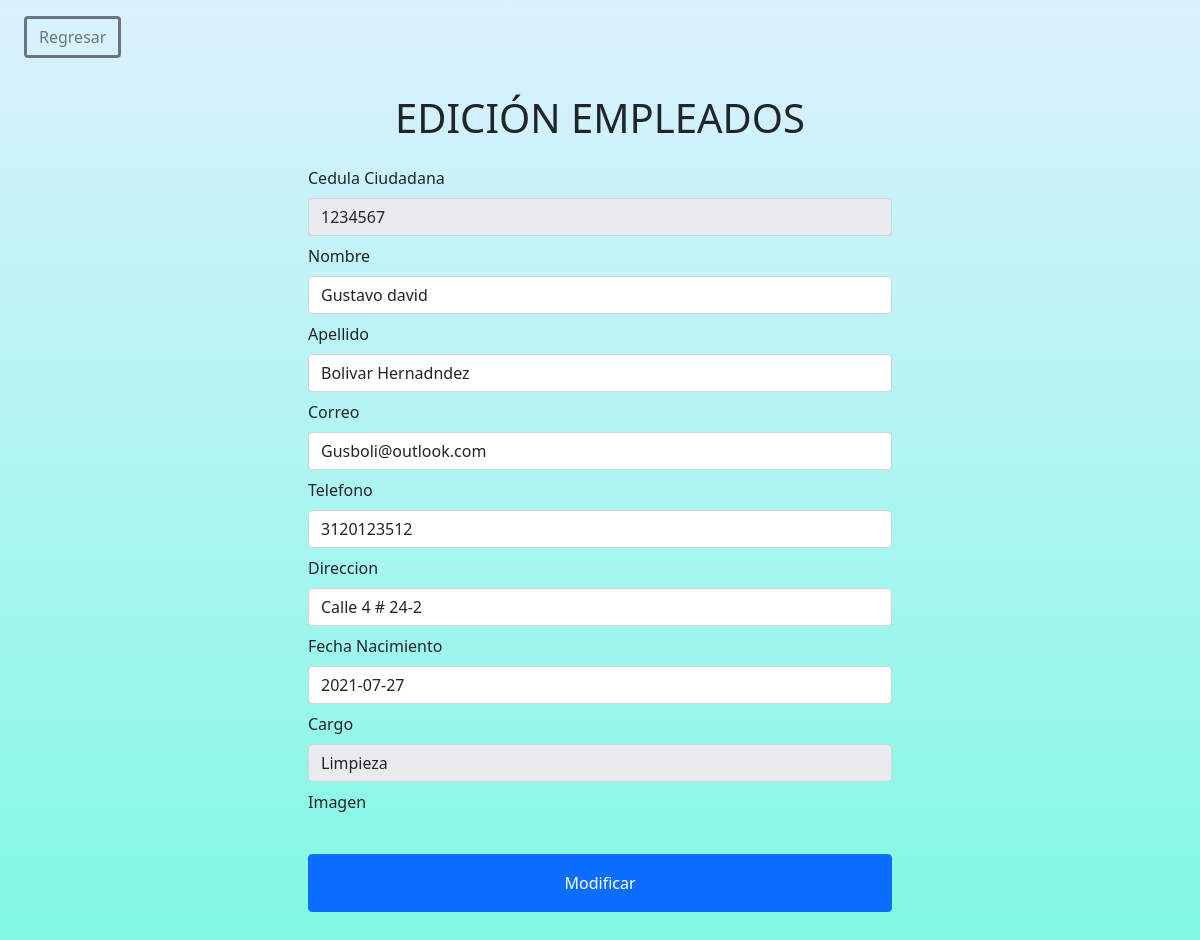
The page /Consultas/EditarEmpelado.php?accion=1234567 (signed in) on the database its author committed.
### tables this page shows
CREATE TABLE IF NOT EXISTS `empleados` (
  `Id_Empleados` int(11) NOT NULL,
  `Nombre` varchar(50) DEFAULT NULL,
  `Apellido` varchar(50) DEFAULT NULL,
  `Telefono` varchar(50) DEFAULT NULL,
  `Direccion` varchar(50) DEFAULT NULL,
  `Correo` varchar(50) DEFAULT NULL,
  `FechaDeNacimiento` date DEFAULT NULL,
  `Imagen` varchar(50) DEFAULT NULL,
  `Cargo` varchar(50) DEFAULT NULL,
  PRIMARY KEY (`Id_Empleados`),
  KEY `Cargo` (`Cargo`),
  CONSTRAINT `FK_empleados_cargos` FOREIGN KEY (`Cargo`) REFERENCES `cargos` (`Nombre`) ON UPDATE CASCADE
);

### Consultas/EditarEmpelado.php (the view, shortened to what this page needs)
<?php
require_once'../Conexiones/conexion.php';
?>
<?php
$empleados=$_GET["accion"];
$sql = "SELECT Id_Empleados,  Nombre,  Apellido, Correo, Telefono, Direccion, FechaDeNacimiento,Imagen,Cargo FROM empleados WHERE Id_Empleados = '$empleados' ";
$stmt = $pdo->prepare($sql);
$stmt->setFetchMode(PDO::FETCH_ASSOC);
$stmt->execute();
$registros=$stmt->fetchAll();
?>
<!DOCTYPE html>
<html lang="en">
<head>
	<link href="https://cdn.jsdelivr.net/npm/bootstrap@5.0.0-beta3/dist/css/bootstrap.min.css" rel="stylesheet">
    <link rel="stylesheet" href="https://use.fontawesome.com/releases/v5.15.3/css/all.css">
    <link rel="stylesheet" type="text/css" href="../CSS/estilos.css">
</head>
<body>
<div class="editado">
        <?php foreach ($registros as  $registro): ?>
   <!--  <td> <?php  $registro[ 'Id_Empleados']  ?></td>
    <td> <?php  $registro[ 'Nombre']  ?></td>
    <td> <?php  $registro[ 'Apellido']  ?></td>
    <td> <?php  $registro[ 'Correo']  ?></td>
    <td> <?php  $registro[ 'Telefono']  ?></td>
    <td> <?php  $registro[ 'Direccion']  ?></td>  -->
    <?php endforeach; ?>
<a href="../Acceso.php" class="btn btn-outline-secondary border-3 mt-3 mx-4"> Regresar </a>
<div class="d-flex justify-content-center col-19 " >
    <form class="p-2 m-1 w-50 " action="ModificarEmpleado.php" method="POST">
        <h1 class="m-4 text-center text-uppercase" >Edición Empleados</h1>
        <div class="mb-2">
            <label for="Cedula" class="form-label">Cedula Ciudadana</label>
            <input type="number"  name="Identificacion" class="form-control" id="cedula" required="true" value="<?php echo $registro[ 'Id_Empleados']  ?>"readonly>
        </div>
        <div class="mb-2" >
            <label for="Nombre" class="form-label">Nombre</label>
            <input type="text" name="Nombre" class="form-control" id="exampleInputEmail1" aria-describedby="emailHelp" required="true" value="<?php echo $registro[ 'Nombre']  ?>" >
        </div>
        <div class="mb-2">
            <label for="Apellido" class="form-label">Apellido</label>
            <input type="text" name="Apellido" class="form-control " id="Apellido" required="true" value="<?php echo $registro[ 'Apellido']  ?>">
        </div>
        <div class="mb-2">
            <label for="Correo" class="form-label">Correo</label>
            <input type="text" name="Correo" class="form-control " id="Correo" required="true" value="<?php echo $registro[ 'Correo']  ?>">
        </div>
        <div class="mb-2">
            <label for="Telefono" class="form-label">Telefono</label>
            <input type="tel" name="Telefono" class="form-control" id="telefono" required="true" value="<?php echo $registro[ 'Telefono']  ?>">
        </div>
        <div class="mb-2">
            <label for="Direccion" class="form-label">Direccion</label>
            <input type="text" class="form-control" id="direccion" name="Direccion" required="true" value="<?php echo $registro[ 'Direccion']  ?>">
        </div>
        <div class="mb-2">
            <label for="Direccion" class="form-label">Fecha Nacimiento</label>
            <input type="text" class="form-control" id="FechaDeNacimiento" name="FechaDeNacimiento" required="true" value="<?php echo $registro[ 'FechaDeNacimiento']  ?>">
        </div>
        <div class="mb-2">
            <label for="Direccion" class="form-label">Cargo</label>
            <input type="text" class="form-control" id="Cargo" name="Cargo" disabled required="true" value="<?php echo $registro[ 'Cargo']  ?>">
        </div>
        <div class="mb-2">
            <label for="Direccion" class="form-label">Imagen</label>
        </div>
        <button type="submit" class="btn btn-primary w-100 my-4 p-3" name="ModificarEmpleado">Modificar</button>
    </form>
</div>
</div>
</body>
</html>

### CSS/estilos.css (style rules this page uses)
.editado { background-color: #dcf1ff; background-image: linear-gradient(180deg, #dcf1ff 0%, #80f9e3 100%); }

### rows shown on the page
empleados: Identificacion "1234567", Nombre "Gustavo david", Apellido "Bolivar Hernadndez", Correo "Gusboli@outlook.com", Telefono "3120123512", Direccion "Calle 4 # 24-2", FechaDeNacimiento "2021-07-27", Cargo "Limpieza"
